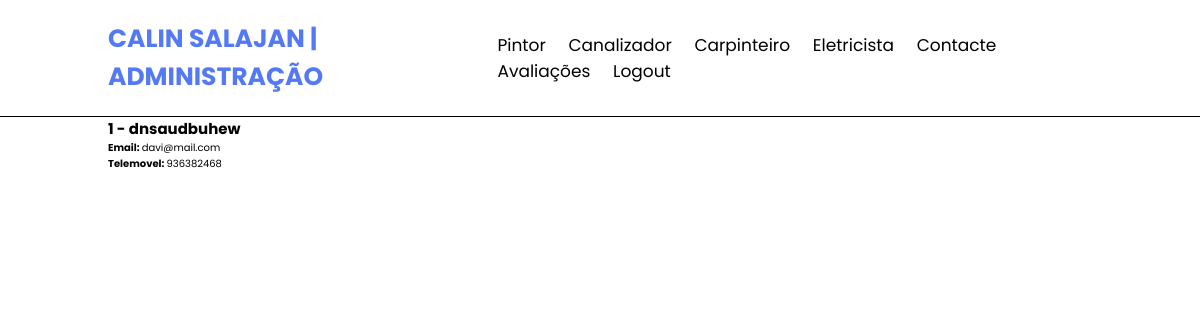
/paineladmin.php (signed in), run on the app's committed database.
### tables this page shows
CREATE TABLE `usuarios` (
  `id` int(11) NOT NULL,
  `Nome` varchar(200) NOT NULL,
  `Email` varchar(200) NOT NULL,
  `Telemovel` int(11) NOT NULL,
  `Password` varchar(200) NOT NULL,
  `type` varchar(5) NOT NULL
);

### usersPage.php (the view, shortened to what this page needs)
<!DOCTYPE html>
<?php include_once("./conexao.php") ?>
<div class="listPlace">
    <?php
    if ($conn) {
        if (!isset($_SESSION['admin'])) {
            header('Location: ./index.php');
        } else {
            ?>
            <?php
            if ($conn) {
                echo "<div>";
                echo "<div >";
                echo "<div >";
                echo "<h1>Todos Usuarios</h1>";
                echo "</div>";
                echo "</div>";
                echo "</div>";
                $resultado = mysqli_query($conn, "SELECT * FROM usuarios ");
                $linha = mysqli_fetch_assoc($resultado);
                if (is_array($linha) && !empty($linha)) {
                    while ($linha) {
                        $nomeUs = $linha['Nome'];
                        echo "<div>";
                        echo " <div  id='$nomeUs'>";
                        echo "<div>";
                        echo "  <div >";
                        echo "    <h2><strong>" . $linha['id'] . " - </strong>" . $linha['Nome'] . "</h2>";
                        echo "    <p ><strong>Email: </strong>" . $linha['Email'];
                        echo " <p><strong>Telemovel: </strong>" . $linha['Telemovel'] . "</p>";
                        echo "</div>";
                        echo " </div>";
                        echo "  </div>";
                        echo " </div>";
                        $linha = mysqli_fetch_assoc($resultado);
                    }
                } else {
                    echo "<center> ";
                    echo "<p>Nenhum dado</p> ";
                    echo "</center> ";
                }
            } else {
                alertar("nao foi possivel concetar a base de dados");
            }
            ?>
        </div>
        <?php
        }
    }
    ?>

### css/style.css (style rules this page uses)
:root { --blue: rgb(83, 121, 246); --black: #000000; --light-color: #000000; --border: .1rem solid rgba(0, 0, 0, 0.822); --box-shadow: 0 .1rem 1rem rgba(0, 0, 0, 0.39); }
body { background-color: rgb(255, 255, 255); }
* { font-family: 'Poppins', sans-serif; margin: 0; padding: 0; box-sizing: border-box; outline: none; border: none; text-decoration: none; transition: all .2s linear; }
html { font-size: 62.5%; overflow-x: hidden; scroll-padding-top: 7rem; scroll-behavior: smooth; }

### data on the page
usuarios: id "1", Nome "dnsaudbuhew", Email "davi@mail.com", Telemovel "936382468"
